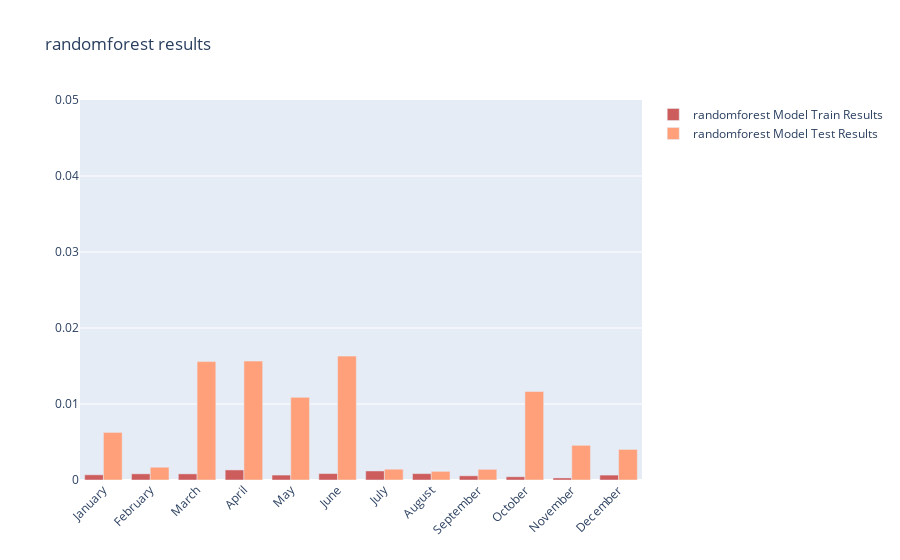

This figure's notebook cell:
### Code cell
plot_resulst(train_errors,test_errors,"randomforest")

### Figure 1 — Plotly figure (JSON) as saved in the notebook; plotly's stock layout.template omitted (floating-point values rounded to 4 significant figures)
{"data": [{"marker": {"color": "indianred"}, "name": "randomforest Model Train Results", "type": "bar", "x": ["January", "February", "March", "April", "May", "June", "July", "August", "September", "October", "November", "December"], "y": [0.0006837, 0.0008128, 0.000806, 0.001323, 0.0006504, 0.000846, 0.001189, 0.0008407, 0.000551, 0.0004273, 0.0002686, 0.0006455]}, {"marker": {"color": "lightsalmon"}, "name": "randomforest Model Test Results", "type": "bar", "x": ["January", "February", "March", "April", "May", "June", "July", "August", "September", "October", "November", "December"], "y": [0.006263, 0.00168, 0.01558, 0.01565, 0.01087, 0.0163, 0.001421, 0.00114, 0.0014, 0.01164, 0.004564, 0.004023]}], "layout": {"barmode": "group", "title": {"text": "randomforest results"}, "xaxis": {"tickangle": -45}, "yaxis": {"range": [0, 0.05]}}}
